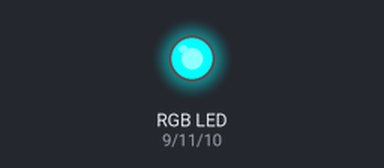
Simulated run of this sketch. Board: Arduino Uno, built with avr-gcc and run on an emulated ATmega328P. Parts: an RGB LED mixed from three pins (HIGH = lit).

Above: at 1.0 s.
At 3.0 s:
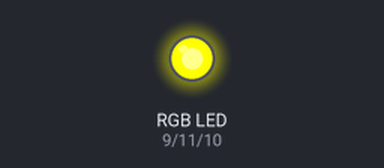
At 5.0 s:
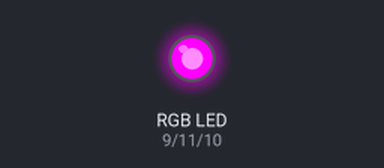
Timing chart, 0 to 7.8 s (numbered marks = the images above):
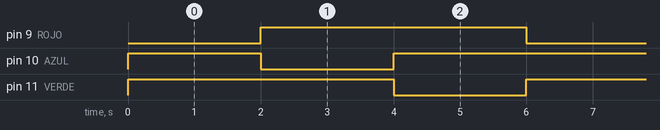

Measured:
- by itself, pin 9 (ROJO), pin 11 (VERDE): alternates HIGH for 4.0 s and LOW for 2.0 s
- by itself, pin 10 (AZUL): repeats every 6.0 s: LOW 2.0 s, HIGH 4.0 s
- by itself, everything shown: repeats every 6.0 s, in 3 steps

The sketch:

rgb_control.ino
```cpp
const int ROJO = 9;
const int AZUL = 10;
const int VERDE = 11;

void setup() {
  pinMode(ROJO,OUTPUT);
  pinMode(AZUL,OUTPUT);
  pinMode(VERDE,OUTPUT);
}

void loop() {
  //Si nuestro led es de anodo comun (como este caso) el color se encendera con un valor de LOW
  digitalWrite(ROJO,LOW);
  digitalWrite(AZUL,HIGH);
  digitalWrite(VERDE,HIGH);
  delay(2000);

  digitalWrite(ROJO,HIGH);
  digitalWrite(AZUL,LOW);
  digitalWrite(VERDE,HIGH);
  delay(2000);

  digitalWrite(ROJO,HIGH);
  digitalWrite(AZUL,HIGH);
  digitalWrite(VERDE,LOW);
  delay(2000);
}
```
